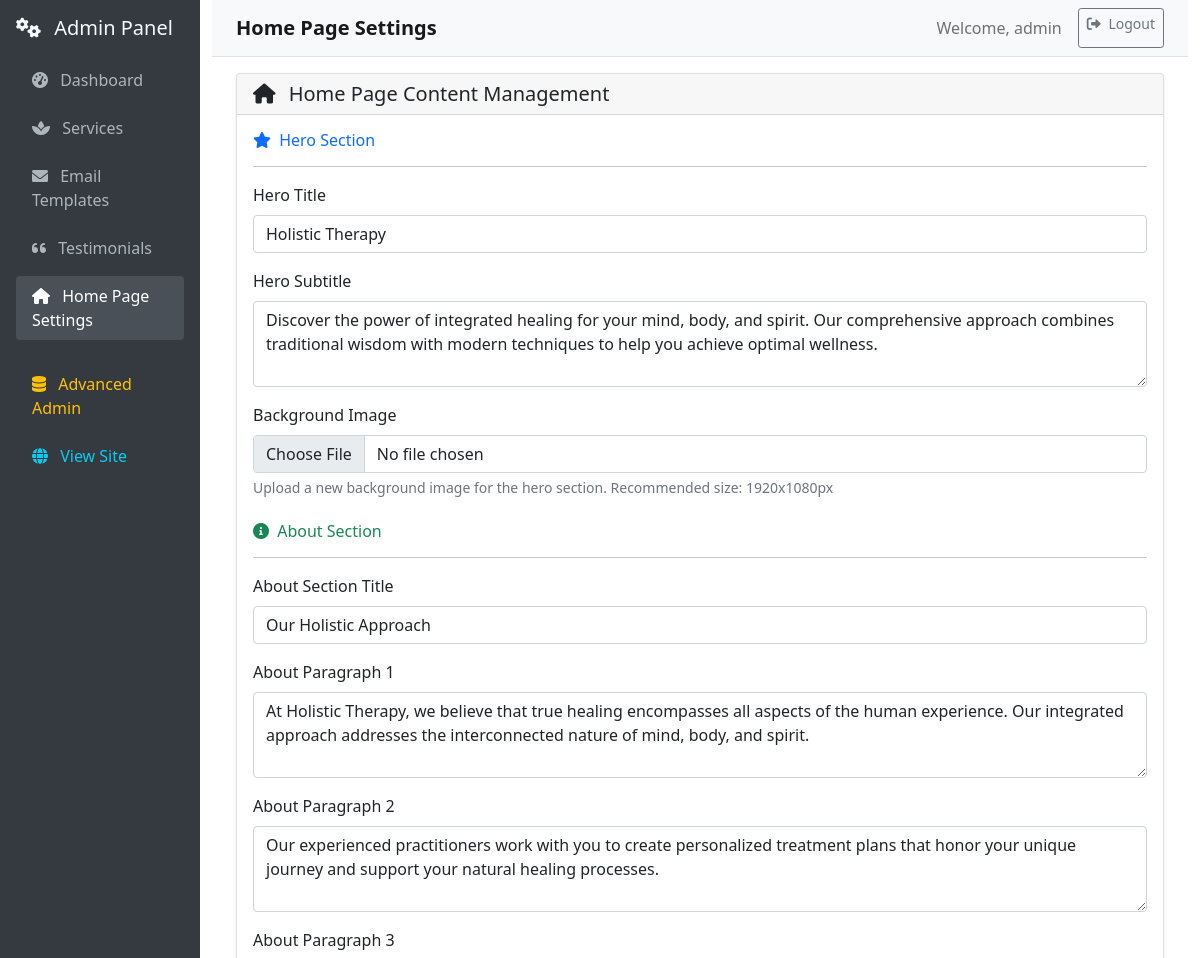
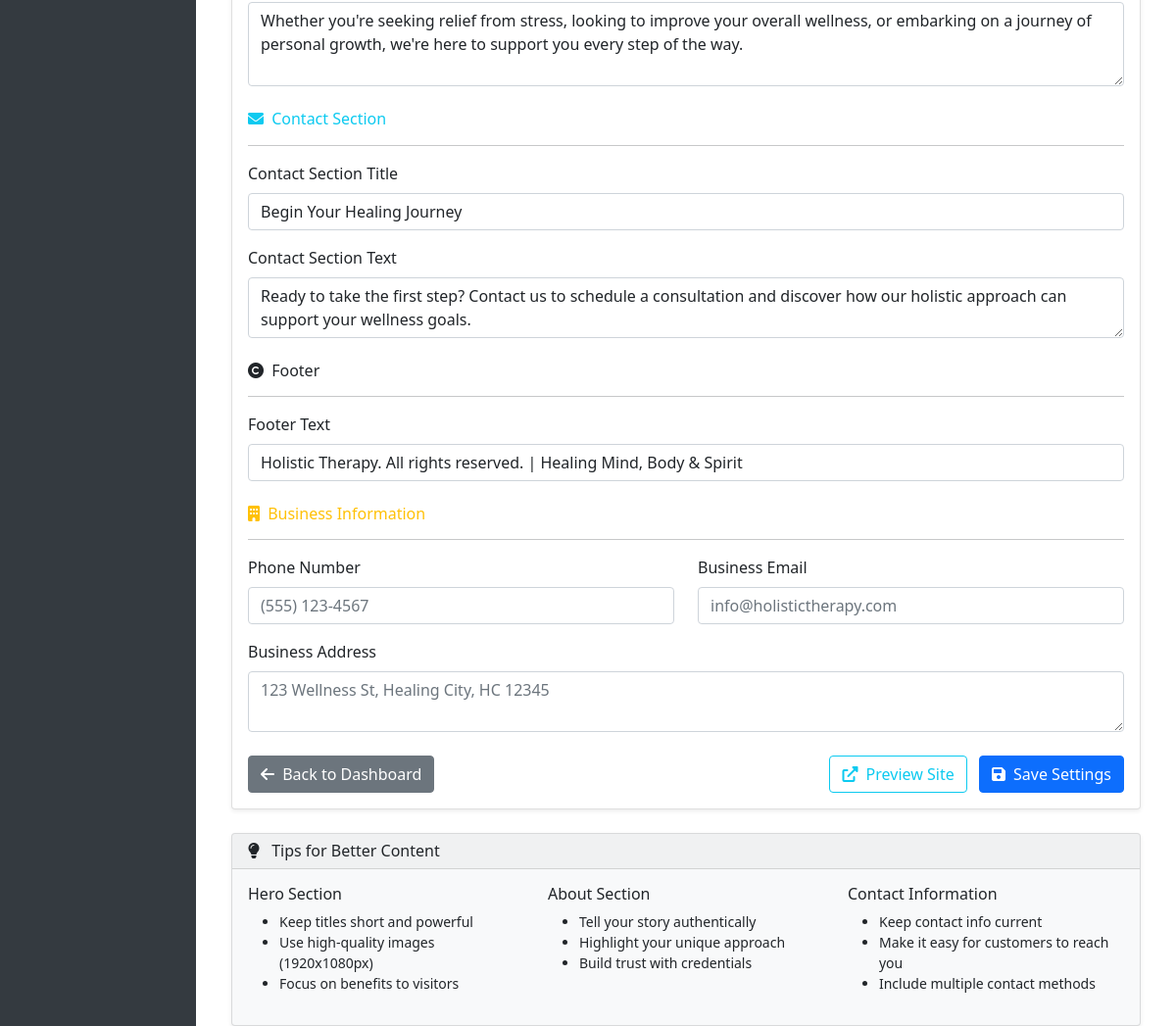
The app's page /admin/settings (signed in) with its own data (2 pictures, top to bottom).
### db/models.py (models this page shows, shortened)
class User(db.Model, UserMixin):
    __tablename__ = 'users'
    id = db.Column(db.Integer, primary_key=True, autoincrement=True)
    is_paid = db.Column(db.Boolean, default=False)
    username = db.Column(db.String(80), nullable=False, unique=True)
    email = db.Column(db.String(120), nullable=False, unique=True)
    password = db.Column(db.String(128), nullable=False)
    role_id = db.Column(db.Integer, db.ForeignKey('roles.id'), nullable=False)
    role = db.relationship('Role', backref=db.backref('users', lazy=True))
    created_at = db.Column(db.DateTime, default=db.func.now())
    updated_at = db.Column(db.DateTime, default=db.func.now(), onupdate=db.func.now())

class SiteSetting(db.Model):
    __tablename__ = "site_settings"
    id = db.Column(db.Integer, primary_key=True)
    key = db.Column(db.String(100), nullable=False, unique=True)
    value = db.Column(db.Text, nullable=True)
    description = db.Column(db.String(255), nullable=True)
    created_at = db.Column(db.DateTime, default=db.func.now())
    updated_at = db.Column(db.DateTime, default=db.func.now(), onupdate=db.func.now())

### routes/admin.py (the view)
@admin_bp.route('/settings')
@admin_required
def admin_settings():
    settings = SiteSetting.query.all()
    settings_dict = {setting.key: setting.value for setting in settings}
    return render_template('admin/settings.html', settings=settings, settings_dict=settings_dict)

### templates/admin/settings.html (shortened to what this page needs)
{% extends "admin/base.html" %}
{% block page_title %}Home Page Settings{% endblock %}
{% block content %}
<div class="row">
    <div class="col-12">
        <div class="card">
            <div class="card-header">
                <h5 class="mb-0">
                    <i class="fas fa-home me-2"></i>
                    Home Page Content Management
                </h5>
            </div>
            <div class="card-body">
                <form method="POST" enctype="multipart/form-data">
                    <div class="mb-4">
                        <h6 class="text-primary">
                            <i class="fas fa-star me-1"></i>
                            Hero Section
                        </h6>
                        <hr>
                        <div class="mb-3">
                            <label for="hero_title" class="form-label">Hero Title</label>
                            <input type="text" class="form-control" id="hero_title" name="setting_hero_title"
                                   value="{{ settings_dict.get('hero_title', 'Holistic Therapy') }}">
                        </div>
                        <div class="mb-3">
                            <label for="hero_subtitle" class="form-label">Hero Subtitle</label>
                            <textarea class="form-control" id="hero_subtitle" name="setting_hero_subtitle"
                                      rows="3">{{ settings_dict.get('hero_subtitle', 'Discover the power of integrated healing for your mind, body, and spirit.') }}</textarea>
                        </div>
                        <div class="mb-3">
                            <label for="home_image" class="form-label">Background Image</label>
                            <input type="file" class="form-control" id="home_image" name="home_image"
                                   accept="image/*" onchange="previewHomeImage(this)">
                            <div class="form-text">Upload a new background image for the hero section. Recommended size: 1920x1080px</div>
                        </div>
                    </div>
                    <div class="mb-4">
                        <h6 class="text-success">
                            <i class="fas fa-info-circle me-1"></i>
                            About Section
                        </h6>
                        <hr>
                        <div class="mb-3">
                            <label for="about_title" class="form-label">About Section Title</label>
                            <input type="text" class="form-control" id="about_title" name="setting_about_title"
                                   value="{{ settings_dict.get('about_title', 'Our Holistic Approach') }}">
                        </div>
                        <div class="mb-3">
                            <label for="about_text_1" class="form-label">About Paragraph 1</label>
                            <textarea class="form-control" id="about_text_1" name="setting_about_text_1"
                                      rows="3">{{ settings_dict.get('about_text_1', 'At Holistic Therapy, we believe that true healing encompasses all aspects of the human experience.') }}</textarea>
                        </div>
                        <div class="mb-3">
                            <label for="about_text_2" class="form-label">About Paragraph 2</label>
                            <textarea class="form-control" id="about_text_2" name="setting_about_text_2"
                                      rows="3">{{ settings_dict.get('about_text_2', 'Our experienced practitioners work with you to create personalized treatment plans.') }}</textarea>
                        </div>
                        <div class="mb-3">
                            <label for="about_text_3" class="form-label">About Paragraph 3</label>
                            <textarea class="form-control" id="about_text_3" name="setting_about_text_3"
                                      rows="3">{{ settings_dict.get('about_text_3', 'Whether you\'re seeking relief from stress or embarking on a journey of personal growth, we\'re here to support you.') }}</textarea>
                        </div>
                    </div>
                    <div class="mb-4">
                        <h6 class="text-info">
                            <i class="fas fa-envelope me-1"></i>
                            Contact Section
                        </h6>
                        <hr>
                        <div class="mb-3">
                            <label for="contact_title" class="form-label">Contact Section Title</label>
                            <input type="text" class="form-control" id="contact_title" name="setting_contact_title"
                                   value="{{ settings_dict.get('contact_title', 'Begin Your Healing Journey') }}">
                        </div>
                        <div class="mb-3">
                            <label for="contact_text" class="form-label">Contact Section Text</label>
                            <textarea class="form-control" id="contact_text" name="setting_contact_text"
                                      rows="2">{{ settings_dict.get('contact_text', 'Ready to take the first step? Contact us to schedule a consultation.') }}</textarea>
                        </div>
                    </div>
                    <div class="mb-4">
                        <h6 class="text-dark">
                            <i class="fas fa-copyright me-1"></i>
                            Footer
                        </h6>
                        <hr>
                        <div class="mb-3">
                            <label for="footer_text" class="form-label">Footer Text</label>
                            <input type="text" class="form-control" id="footer_text" name="setting_footer_text"
                                   value="{{ settings_dict.get('footer_text', 'Holistic Therapy. All rights reserved. | Healing Mind, Body & Spirit') }}">
                        </div>
                    </div>
                    <div class="mb-4">
                        <h6 class="text-warning">
                            <i class="fas fa-building me-1"></i>
                            Business Information
                        </h6>
                        <hr>
                        <div class="row">
                            <div class="col-md-6">
                                <div class="mb-3">
                                    <label for="business_phone" class="form-label">Phone Number</label>
                                    <input type="text" class="form-control" id="business_phone" name="setting_business_phone"
                                           value="{{ settings_dict.get('business_phone', '') }}" placeholder="(555) 123-4567">
                                </div>
                            </div>
                            <div class="col-md-6">
                                <div class="mb-3">
                                    <label for="business_email" class="form-label">Business Email</label>
                                    <input type="email" class="form-control" id="business_email" name="setting_business_email"
                                           value="{{ settings_dict.get('business_email', '') }}" placeholder="info@holistictherapy.com">
                                </div>
                            </div>
                        </div>
                        <div class="mb-3">
                            <label for="business_address" class="form-label">Business Address</label>
                            <textarea class="form-control" id="business_address" name="setting_business_address"
                                      rows="2" placeholder="123 Wellness St, Healing City, HC 12345">{{ settings_dict.get('business_address', '') }}</textarea>
                        </div>
                    </div>
                    <div class="d-flex justify-content-between">
                        <a href="{{ url_for('admin_panel.admin_panel') }}" class="btn btn-secondary">
                            <i class="fas fa-arrow-left me-1"></i>
                            Back to Dashboard
                        </a>
                        <div>
                            <a href="{{ url_for('home') }}" class="btn btn-outline-info me-2" target="_blank">
                                <i class="fas fa-external-link-alt me-1"></i>
                                Preview Site
                            </a>
                            <button type="submit" class="btn btn-primary">
                                <i class="fas fa-save me-1"></i>
                                Save Settings
                            </button>
                        </div>
                    </div>
                </form>
            </div>
        </div>
    </div>
</div>
<div class="row mt-4">
    <div class="col-12">
        <div class="card bg-light">
            <div class="card-header">
                <h6 class="mb-0">
                    <i class="fas fa-lightbulb me-2"></i>
                    Tips for Better Content
                </h6>
            </div>
            <div class="card-body">
                <div class="row">
                    <div class="col-md-4">
                        <h6>Hero Section</h6>
                        <ul class="small">
                            <li>Keep titles short and powerful</li>
                            <li>Use high-quality images (1920x1080px)</li>
                            <li>Focus on benefits to visitors</li>
                        </ul>
                    </div>
                    <div class="col-md-4">
                        <h6>About Section</h6>
                        <ul class="small">
                            <li>Tell your story authentically</li>
                            <li>Highlight your unique approach</li>
                            <li>Build trust with credentials</li>
                        </ul>
                    </div>
                    <div class="col-md-4">
                        <h6>Contact Information</h6>
                        <ul class="small">
                            <li>Keep contact info current</li>
                            <li>Make it easy for customers to reach you</li>
                            <li>Include multiple contact methods</li>
                        </ul>
                    </div>
                </div>
            </div>
        </div>
    </div>
</div>
{% endblock %}

### templates/admin/base.html (shortened to what this page needs)
<!DOCTYPE html>
<html lang="en">
<head>
    <link href="https://cdn.jsdelivr.net/npm/bootstrap@5.1.3/dist/css/bootstrap.min.css" rel="stylesheet">
    <link href="https://cdnjs.cloudflare.com/ajax/libs/font-awesome/6.0.0/css/all.min.css" rel="stylesheet">
</head>
<body>
    <div class="container-fluid">
        <div class="row">
            <nav class="col-md-3 col-lg-2 sidebar p-3">
                <div class="mb-3">
                    <h5 class="text-light">
                        <i class="fas fa-cogs me-2"></i>
                        Admin Panel
                    </h5>
                </div>
                <ul class="nav flex-column">
                    <li class="nav-item">
                        <a class="nav-link {% if request.endpoint == 'admin_panel.admin_panel' %}active{% endif %}"
                           href="{{ url_for('admin_panel.admin_panel') }}">
                            <i class="fas fa-tachometer-alt me-2"></i>
                            Dashboard
                        </a>
                    </li>
                    <li class="nav-item">
                        <a class="nav-link {% if request.endpoint == 'admin_panel.admin_services' %}active{% endif %}"
                           href="{{ url_for('admin_panel.admin_services') }}">
                            <i class="fas fa-spa me-2"></i>
                            Services
                        </a>
                    </li>
                    <li class="nav-item">
                        <a class="nav-link {% if request.endpoint == 'admin_panel.admin_emails' %}active{% endif %}"
                           href="{{ url_for('admin_panel.admin_emails') }}">
                            <i class="fas fa-envelope me-2"></i>
                            Email Templates
                        </a>
                    </li>
                    <li class="nav-item">
                        <a class="nav-link {% if request.endpoint == 'admin_panel.admin_testimonials' %}active{% endif %}"
                           href="{{ url_for('admin_panel.admin_testimonials') }}">
                            <i class="fas fa-quote-left me-2"></i>
                            Testimonials
                        </a>
                    </li>
                    <li class="nav-item">
                        <a class="nav-link {% if request.endpoint == 'admin_panel.admin_settings' %}active{% endif %}"
                           href="{{ url_for('admin_panel.admin_settings') }}">
                            <i class="fas fa-home me-2"></i>
                            Home Page Settings
                        </a>
                    </li>
                    <li class="nav-item mt-3">
                        <a class="nav-link text-warning" href="/admin/">
                            <i class="fas fa-database me-2"></i>
                            Advanced Admin
                        </a>
                    </li>
                    <li class="nav-item">
                        <a class="nav-link text-info" href="{{ url_for('home') }}">
                            <i class="fas fa-globe me-2"></i>
                            View Site
                        </a>
                    </li>
                </ul>
            </nav>
            <main class="col-md-9 col-lg-10 main-content">
                <nav class="navbar navbar-expand-lg navbar-light bg-light border-bottom">
                    <div class="container-fluid">
                        <span class="navbar-brand mb-0 h1">
                            {% block page_title %}Admin Panel{% endblock %}
                        </span>
                        <div class="navbar-nav ms-auto">
                            <span class="navbar-text me-3">
                                Welcome, {{ current_user.username }}
                            </span>
                            <a class="btn btn-outline-secondary btn-sm" href="/api/logout" onclick="handleLogout(event)">
                                <i class="fas fa-sign-out-alt me-1"></i>
                                Logout
                            </a>
                        </div>
                    </div>
                </nav>
                <div class="container-fluid mt-3">
                    {% block content %}{% endblock %}
                </div>
            </main>
        </div>
    </div>
</body>
</html>

### records on screen
User: username "admin"
SiteSetting: setting_hero_title "Holistic Therapy"
SiteSetting: setting_hero_subtitle "Discover the power of integrated healing for your mind, body, and spirit. Our comprehensive approach combines traditional wisdom with modern techniques to help you achieve optimal wellness."
SiteSetting: setting_about_title "Our Holistic Approach"
SiteSetting: setting_about_text_1 "At Holistic Therapy, we believe that true healing encompasses all aspects of the human experience. Our integrated approach addresses the interconnected nature of mind, body, and spirit."
SiteSetting: setting_about_text_2 "Our experienced practitioners work with you to create personalized treatment plans that honor your unique journey and support your natural healing processes."
SiteSetting: setting_about_text_3 "Whether you're seeking relief from stress, looking to improve your overall wellness, or embarking on a journey of personal growth, we're here to support you every step of the way."
SiteSetting: setting_contact_title "Begin Your Healing Journey"
SiteSetting: setting_contact_text "Ready to take the first step? Contact us to schedule a consultation and discover how our holistic approach can support your wellness goals."
SiteSetting: setting_footer_text "Holistic Therapy. All rights reserved. | Healing Mind, Body & Spirit"
